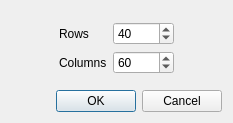
<?xml version="1.0" encoding="UTF-8"?>
<ui version="4.0">
 <class>NewDocumentDialog</class>
 <widget class="QDialog" name="NewDocumentDialog">
  <property name="geometry">
   <rect>
    <x>0</x>
    <y>0</y>
    <width>233</width>
    <height>123</height>
   </rect>
  </property>
  <property name="windowTitle">
   <string>New Document</string>
  </property>
  <layout class="QVBoxLayout" name="verticalLayout">
   <item>
    <spacer name="verticalSpacer">
     <property name="orientation">
      <enum>Qt::Vertical</enum>
     </property>
     <property name="sizeHint" stdset="0">
      <size>
       <width>20</width>
       <height>9</height>
      </size>
     </property>
    </spacer>
   </item>
   <item>
    <layout class="QHBoxLayout" name="horizontalLayout">
     <item>
      <spacer name="horizontalSpacer">
       <property name="orientation">
        <enum>Qt::Horizontal</enum>
       </property>
       <property name="sizeHint" stdset="0">
        <size>
         <width>40</width>
         <height>20</height>
        </size>
       </property>
      </spacer>
     </item>
     <item>
      <layout class="QFormLayout" name="formLayout">
       <item row="0" column="0">
        <widget class="QLabel" name="label">
         <property name="text">
          <string>Rows</string>
         </property>
        </widget>
       </item>
       <item row="0" column="1">
        <widget class="QSpinBox" name="rows">
         <property name="minimum">
          <number>1</number>
         </property>
         <property name="maximum">
          <number>65536</number>
         </property>
         <property name="value">
          <number>40</number>
         </property>
        </widget>
       </item>
       <item row="1" column="0">
        <widget class="QLabel" name="label_2">
         <property name="text">
          <string>Columns</string>
         </property>
        </widget>
       </item>
       <item row="1" column="1">
        <widget class="QSpinBox" name="columns">
         <property name="minimum">
          <number>1</number>
         </property>
         <property name="maximum">
          <number>65536</number>
         </property>
         <property name="value">
          <number>60</number>
         </property>
        </widget>
       </item>
      </layout>
     </item>
     <item>
      <spacer name="horizontalSpacer_2">
       <property name="orientation">
        <enum>Qt::Horizontal</enum>
       </property>
       <property name="sizeHint" stdset="0">
        <size>
         <width>40</width>
         <height>20</height>
        </size>
       </property>
      </spacer>
     </item>
    </layout>
   </item>
   <item>
    <spacer name="verticalSpacer_2">
     <property name="orientation">
      <enum>Qt::Vertical</enum>
     </property>
     <property name="sizeHint" stdset="0">
      <size>
       <width>20</width>
       <height>9</height>
      </size>
     </property>
    </spacer>
   </item>
   <item>
    <widget class="QDialogButtonBox" name="buttonBox">
     <property name="orientation">
      <enum>Qt::Horizontal</enum>
     </property>
     <property name="standardButtons">
      <set>QDialogButtonBox::Cancel|QDialogButtonBox::Ok</set>
     </property>
    </widget>
   </item>
  </layout>
 </widget>
 <resources/>
 <connections>
  <connection>
   <sender>buttonBox</sender>
   <signal>accepted()</signal>
   <receiver>NewDocumentDialog</receiver>
   <slot>accept()</slot>
   <hints>
    <hint type="sourcelabel">
     <x>248</x>
     <y>254</y>
    </hint>
    <hint type="destinationlabel">
     <x>157</x>
     <y>274</y>
    </hint>
   </hints>
  </connection>
  <connection>
   <sender>buttonBox</sender>
   <signal>rejected()</signal>
   <receiver>NewDocumentDialog</receiver>
   <slot>reject()</slot>
   <hints>
    <hint type="sourcelabel">
     <x>316</x>
     <y>260</y>
    </hint>
    <hint type="destinationlabel">
     <x>286</x>
     <y>274</y>
    </hint>
   </hints>
  </connection>
 </connections>
</ui>
